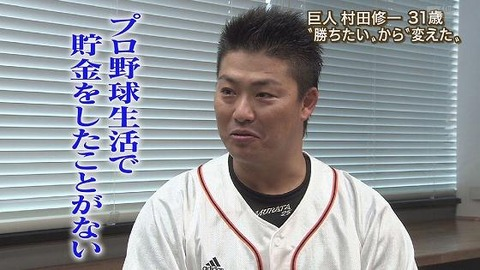
#> input picture murata.jpg, 480 x 270 px
$ jupyter execute opencv.ipynb
#> lines starting #> are read from the running program, lines starting #| are printed output that depends on the picture; after the words box and inside, x2 and y2 are one past the last pixel; in counts of white or black regions, pixels touching at a corner belong together
# OpenCVについて

---

画像や動画を扱うLibrary
anaconda3-4.1.1の環境にinstallする
詳しくは[こちら](https://qiita.com/msrks/items/118165a5dfc9df83c87b)のopencv3の項目

[OpenCV-ptyhon tutorial](http://labs.eecs.tottori-u.ac.jp/sd/Member/oyamada/OpenCV/html/py_tutorials/py_tutorials.html)が素晴らしのでぜひ見てみよう

## OpenCVを使った画像処理例

[cell 1]
import cv2
import numpy as np
import matplotlib.pyplot as plt

[cell 2]
murata = cv2.imread("murata.jpg")
#> murata is the input picture: shape (270, 480, 3); mean B, G, R 155.5, 151.7, 149
print(type(murata))# numpy形式で読み込まれる
#| <class 'numpy.ndarray'>
print(murata.shape)
#| (270, 480, 3)
plt.imshow(murata)
plt.axis("off")

cv2.imreadで読み込むとBGRフォーマットなので、
RGBに変換が必要（BlueとRedが入れ替わってる）

[cell 3]
murata_rgb = cv2.cvtColor(murata, cv2.COLOR_BGR2RGB)
print(murata_rgb.shape)
#| (270, 480, 3)
plt.imshow(murata_rgb)

[cell 4]
murata_gray = cv2.cvtColor(murata, cv2.COLOR_RGB2GRAY)
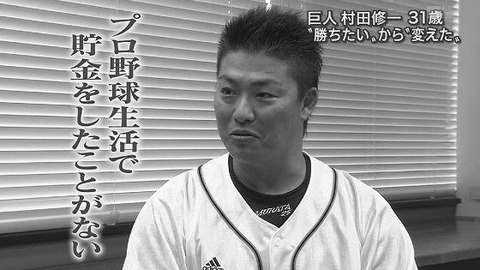
#> murata_gray: shape (270, 480); min 0, max 255, mean 152.5
print(murata_gray.shape)
#| (270, 480)
plt.imshow(murata_gray, cmap = "gray")

グレイ化

[cell 5]
plt.imshow(murata_rgb[:-70,160:-120])
print(murata_rgb[:-70,160:-120].shape)
#| (200, 200, 3)
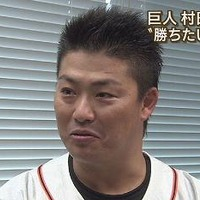
#> shown: shape (200, 200, 3); mean R, G, B 133.1, 129.2, 127.2

拡大

[cell 6]
_, threshold_img = cv2.threshold(murata_gray, 100, 200, cv2.THRESH_BINARY_INV)
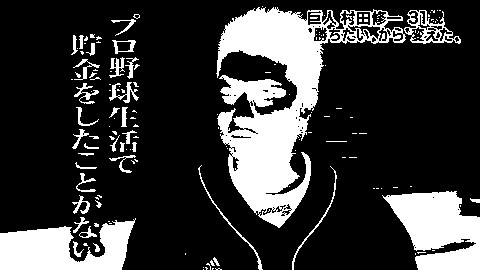
#> threshold_img: shape (270, 480); values 0 (black) and 200 (white), 22% white; 150 white regions (111 under 20 px), largest, box (x1, y1, x2, y2) and area: (216, 7, 406, 228) 14922, (382, 191, 480, 270) 4986, (0, 218, 136, 270) 4453
threshold_img = cv2.cvtColor(threshold_img, cv2.COLOR_GRAY2RGB)
plt.imshow(threshold_img)

閾値処理

[cell 7]
murata_f = np.fliplr(murata_rgb)
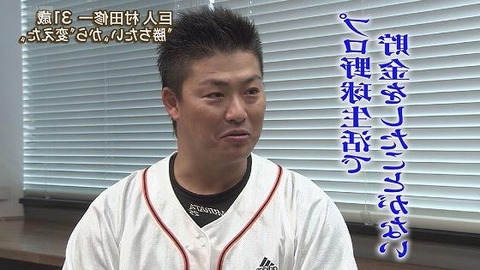
#> murata_f: shape (270, 480, 3); mean R, G, B 149, 151.7, 155.5
plt.imshow(murata_f)

画像フリップ

[cell 8]
murata_sobel = cv2.Canny(murata_gray, 150, 200)
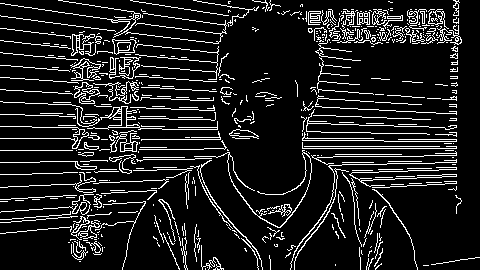
#> murata_sobel: shape (270, 480); 12.2% white in thin lines or dots
plt.imshow(murata_sobel, cmap = "gray")
